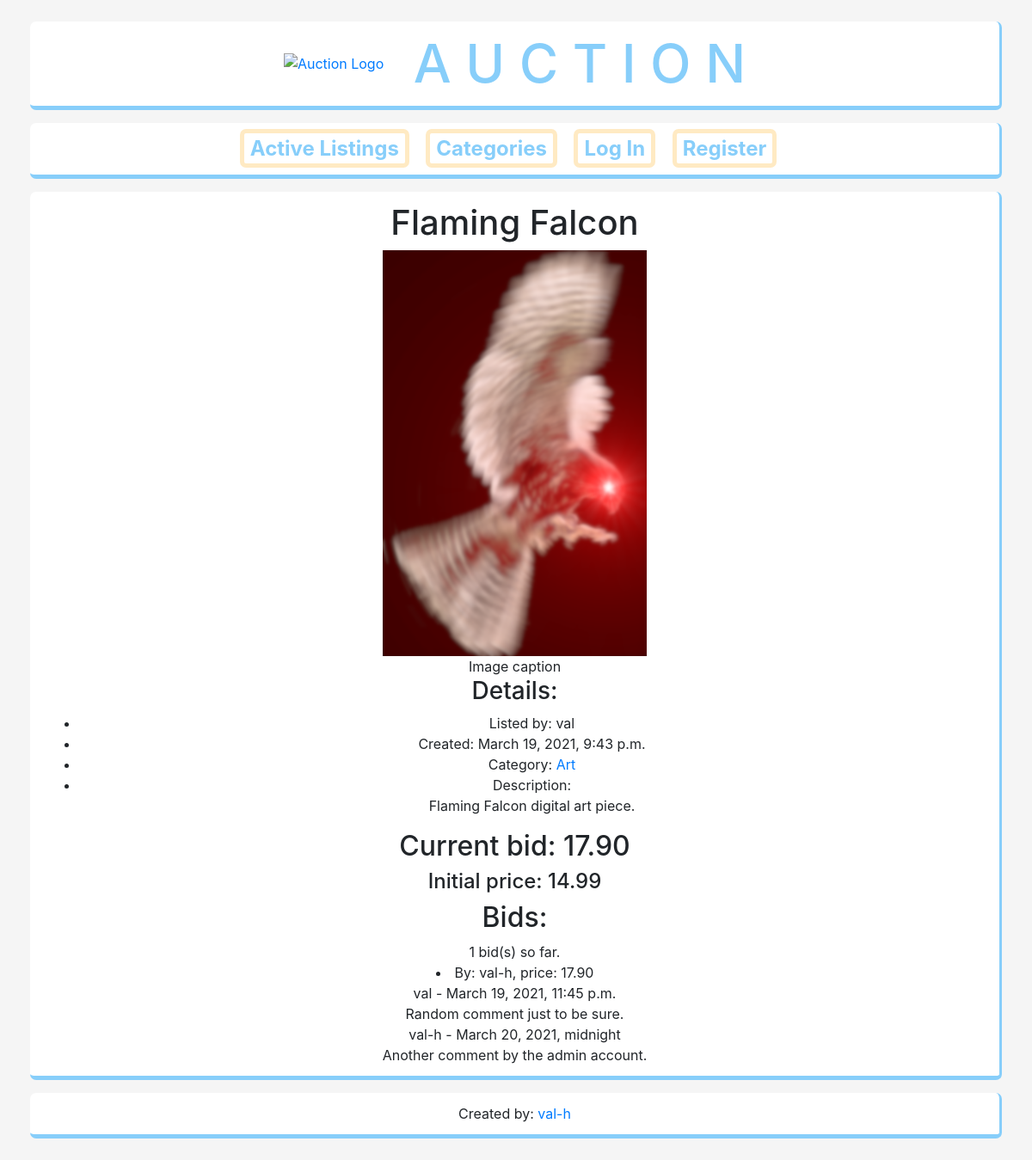
/listing/1, run on the app's committed database.
### auctions/models.py (models this page shows, shortened)
class Listing(models.Model):
    title = models.CharField(max_length=80)
    description = models.TextField()
    owner = models.ForeignKey(User, on_delete=models.CASCADE, related_name="listings")
    date = models.DateTimeField(auto_now_add=True)
    start_price = models.DecimalField(max_digits=12, decimal_places=2)
    current_price = models.DecimalField(max_digits=12, decimal_places=2)
    active = models.BooleanField(default=True)
    winner = models.ForeignKey(User, blank=True, null=True, on_delete=models.CASCADE, related_name="auctions_won")
    image = models.ImageField(upload_to="images/", blank=True)
    category = models.ForeignKey(Category, on_delete=models.PROTECT, blank=True, related_name="listings")

class User(AbstractUser):
    pass

class Category(models.Model):
    title = models.CharField(max_length=40)
    description = models.TextField()
    def __str__(self) -> str:
        return f"{self.title}"

class Bid(models.Model):
    listing = models.ForeignKey(Listing, on_delete=models.CASCADE, related_name="bids")
    bidder = models.ForeignKey(User, on_delete=models.CASCADE, related_name='bids')
    date = models.DateTimeField(auto_now_add=True)
    amount = models.DecimalField(max_digits=12, decimal_places=2)

class Comment(models.Model):
    owner = models.ForeignKey(User, on_delete=models.CASCADE, related_name="comments")
    listing = models.ForeignKey(Listing, on_delete=models.CASCADE, related_name="comments")
    date = models.DateTimeField(auto_now_add=True)
    content = models.TextField()

### auctions/views.py (the view)
# urls.py: path("listing/<int:listing_id>", views.listing_view, name="listing"),
def listing_view(request, listing_id):
    listing = Listing.objects.get(id=listing_id)
    bids = listing.bids.all()
    total_bids = len(bids)
    user_watchlist = None
    if request.user.is_authenticated:
        user_watchlist = _get_watchlist(request.user).listings.all()
    comments = listing.comments.all()
    return render(request, 'auctions/listing.html', {
        'listing': listing,
        'bids': bids,
        'total_bids': total_bids,
        'user_watchlist': user_watchlist,
        'comments': comments,
        'bid_form': BidForm(crnt_b=None, l=listing),
        'comment_form': CommentForm(),
    })

### auctions/templates/auctions/listing.html (shortened to what this page needs)
{% extends 'auctions/layout.html' %}
{% block body %}
<div id="listing-main">
    <h1>{{ listing.title }}</h1>
    {% if listing.image %}
    <div id="img-listing">
        <img src="{{ listing.image.url }}" style="max-width: 600px;" alt="Listing Image">
        <div id="img-caption">
            Image caption
        </div>
    </div>
    {% endif %}
</div>
<div id="listing-details">
    <h3>Details:</h3>
    <ul>
        <li>Listed by: {{ listing.owner }}</li>
        <li>Created: {{ listing.date }}</li>
        {% if listing.category %}
        <li>Category:
            <a href="{% url 'auctions:category' listing.category.id %}">{{ listing.category }}</a>
        </li>
        {% else %}
        <li>Category: No category!</li>
        {% endif %}
        <li>Description:</li>
        <p>{{ listing.description }}</p>
    </ul>
</div>
{% if listing.active == True %}
    <div id="listing-bids">
        <h2>Current bid: {{ listing.current_price }}</h2>
        <h4>Initial price: {{ listing.start_price }}</h4>
        <h2>Bids: </h2>
        <span>{{ total_bids }} bid(s) so far.</span>
        {% for bid in bids %}
            <li>By: {{ bid.bidder }}, price: {{ bid.amount }}</li>
        <!-- {% empty %}
            <li>No available bids.</li> -->
        {% endfor %}
    </div>
    {% else %}
    <a href="{% url 'auctions:reopen_auction' listing.id %}">Reopen Auction</a>
{% endif %}
    <div id="listing-comment-section">
        {% for comment in comments %}
            <div class="comment">
                <div>{{ comment.owner }} - {{ comment.date }}</div>
                <div>{{ comment.content }}</div>
            </div>
        {% endfor %}
    </div>
{% endblock %}

### auctions/static/auctions/style.css (style rules this page uses)
body { padding: 10px; background-color: whitesmoke; text-align: center; }

### data on the page
Listing: title "Flaming Falcon", image (picture), owner "val", date "March 19, 2021, 9:43 p.m.", category "Art", description "Flaming Falcon digital art piece.", current_price "17.90", start_price "14.99"
Bid: bidder "val-h", amount "17.90"
Comment: owner "val", date "March 19, 2021, 11:45 p.m.", content "Random comment just to be sure."
Comment: owner "val-h", date "March 20, 2021, midnight", content "Another comment by the admin account."

### other printed values
{{ total_bids }} "1"
